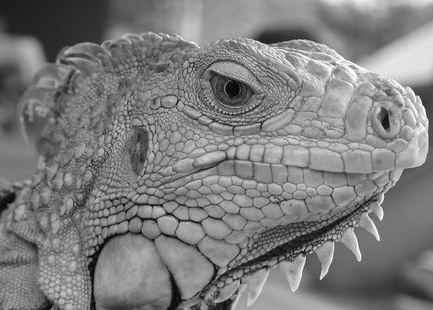
#> input picture Computer-Vision-main/hw4/iguana.png, 433 x 310 px; the run also reads 1 picture not shown here
$ jupyter execute hw4.ipynb   (shell and % lines are left out)   (older library calls are emulated)
#> lines starting #> are read from the running program, lines starting #| are printed output that depends on the picture
### Computer-Vision-main/hw4/edge.py
import numpy as np
import math
from collections import deque

def conv(image, kernel):
    """ An implementation of convolution filter.

    This function uses element-wise multiplication and np.sum()
    to efficiently compute weighted sum of neighborhood at each
    pixel.

    Args -
        image: numpy array of shape (Hi, Wi).
        kernel: numpy array of shape (Hk, Wk).

    Returns -
        out: numpy array of shape (Hi, Wi).
    """
    Hi, Wi = image.shape
    Hk, Wk = kernel.shape
    out = np.zeros((Hi, Wi))

    # For this assignment, we will use edge values to pad the images.
    # Zero padding will make derivatives at the image boundary very big,
    # whereas we want to ignore the edges at the boundary.
    pad_width0 = Hk // 2
    pad_width1 = Wk // 2
    pad_width = ((pad_width0,pad_width0),(pad_width1,pad_width1))
    padded = np.pad(image, pad_width, mode='edge')

    # flip the kernel horizontally and vertically
    kernel = np.flip(kernel, 1)
    kernel = np.flip(kernel, 0)

    for m in range(Hi):
        for n in range(Wi):
            out[m, n] =  np.sum(padded[m: m+Hk, n: n+Wk] * kernel)

    ### YOUR CODE HERE
    pass
    ### END YOUR CODE

    return out

def gaussian_kernel(size, sigma):
    """ Implementation of Gaussian Kernel.

    This function follows the gaussian kernel formula,
    and creates a kernel matrix.

    Hints:
    - Use np.pi and np.exp to compute pi and exp.

    Args:
        size: int of the size of output matrix.
        sigma: float of sigma to calculate kernel.

    Returns:
        kernel: numpy array of shape (size, size).
    """
    x= sigma

    kernel = np.zeros((size, size))
    k = int((size-1)/2)
    conster = 1/(2*math.pi*x**2)

    for i in range(size):
        for j in range(size):
            kernel[i][j] = conster*math.exp((-(i-k)**2-(j-k)**2)/(2*x**2))

    ### YOUR CODE HERE
    pass
    ### END YOUR CODE

    return kernel

def partial_x(image):
    """ Computes partial x-derivative of input img.

    Hints:
        - You may use the conv function in defined in this file.

    Args:
        image: numpy array of shape (H, W).
    Returns:
        out: x-derivative image.
    """
    D = np.array([[0.5, 0, -0.5]])

    out = None
    #Hi,Wi = image.shape
    #out = np.zeros(Hi,Wi)

    out = conv(image,D)

    ### YOUR CODE HERE
    pass
    ### END YOUR CODE

    return out

def partial_y(image):
    """ Computes partial y-derivative of input img.

    Hints:
        - You may use the conv function in defined in this file.

    Args:
        image: numpy array of shape (H, W).
    Returns:
        out: y-derivative image.
    """


    ### YOUR CODE HERE
    D = np.array([[0.5],[0], [-0.5]])


    out = None
    out = conv(image,D)
    ### END YOUR CODE

    return out

def gradient(image):
    """ Returns gradient magnitude and direction of input img.

    Args:
        image: Grayscale image. Numpy array of shape (H, W).

    Returns:
        G: Magnitude of gradient at each pixel in img.
            Numpy array of shape (H, W).
        theta: Direction(in degrees, 0 <= theta < 360) of gradient
            at each pixel in img. Numpy array of shape (H, W).

    Hints:
        - Use np.sqrt and np.arctan2 to calculate square root and arctan
    """
    Hg, Wg = image.shape
    G = np.zeros(image.shape)
    theta = np.zeros(image.shape)

    Gx = partial_x(image)
    Gy = partial_y(image)

    for i in range(Hg):
        for j in range(Wg):
            G[i][j] = np.sqrt(pow(Gx[i][j],2) + pow(Gy[i][j],2))

    for i in range(Hg):
        for j in range(Wg):
            theta[i][j] = (np.arctan2(Gy[i][j],Gx[i][j]) * 180/math.pi +180)%360


    ### YOUR CODE HERE
    pass
    ### END YOUR CODE

    return G, theta


def non_maximum_suppression(G, theta):
    """ Performs non-maximum suppression.

    This function performs non-maximum suppression along the direction
    of gradient (theta) on the gradient magnitude image (G).

    Args:
        G: gradient magnitude image with shape of (H, W).
        theta: direction of gradients with shape of (H, W).

    Returns:
        out: non-maxima suppressed image.
    """
    H, W = G.shape
    out = np.zeros((H, W))

    # Round the gradient direction to the nearest 45 degrees
    theta = np.floor((theta + 22.5) / 45) * 45

    theta = theta / 180 * np.pi
    dx = ((np.cos(theta) + 0.5) // 1).astype(int)
    dy = ((np.sin(theta) + 0.5) // 1).astype(int)
    padded = np.pad(G, ((1, 1), (1, 1)), mode='constant')
    i = np.indices((H, W)) + 1
    query = (G >= padded[i[0] + dy, i[1] + dx]) & (G >= padded[i[0] - dy, i[1] - dx])
    out[query] = G[query]


    ### BEGIN YOUR CODE

    #pass
    ### END YOUR CODE

    return out

def double_thresholding(img, high, low):
    """
    Args:
        img: numpy array of shape (H, W) representing NMS edge response.
        high: high threshold(float) for strong edges.
        low: low threshold(float) for weak edges.

    Returns:
        strong_edges: Boolean array which represents strong edges.
            Strong edges are the pixels with the values greater than
            the higher threshold.
        weak_edges: Boolean array representing weak edges.
            Weak edges are the pixels with the values smaller or equal to the
            higher threshold and greater than the lower threshold.
    """
    Hi,Wi = img.shape
    strong_edges = np.zeros(img.shape, dtype=np.bool)
    weak_edges = np.zeros(img.shape, dtype=np.bool)
    for i in range(Hi):
        for j in range(Wi):
            if (img[i][j] > high):
                strong_edges[i][j] = True
            elif (low < img[i][j] < high):
                weak_edges[i][j] = True
            else :
                strong_edges[i][j] = False
                weak_edges[i][j] = False


    ### YOUR CODE HERE
    pass
    ### END YOUR CODE

    return strong_edges, weak_edges


def get_neighbors(y, x, H, W):
    """ Return indices of valid neighbors of (y, x).

    Return indices of all the valid neighbors of (y, x) in an array of
    shape (H, W). An index (i, j) of a valid neighbor should satisfy
    the following:
        1. i >= 0 and i < H
        2. j >= 0 and j < W
        3. (i, j) != (y, x)

    Args:
        y, x: location of the pixel.
        H, W: size of the image.
    Returns:
        neighbors: list of indices of neighboring pixels [(i, j)].
    """
    neighbors = []

    for i in (y-1, y, y+1):
        for j in (x-1, x, x+1):
            if i >= 0 and i < H and j >= 0 and j < W:
                if (i == y and j == x):
                    continue
                neighbors.append((i, j))

    return neighbors

def link_edges(strong_edges, weak_edges):
    """ Find weak edges connected to strong edges and link them.

    Iterate over each pixel in strong_edges and perform breadth first
    search across the connected pixels in weak_edges to link them.
    Here we consider a pixel (a, b) is connected to a pixel (c, d)
    if (a, b) is one of the eight neighboring pixels of (c, d).

    Args:
        strong_edges: binary image of shape (H, W).
        weak_edges: binary image of shape (H, W).

    Returns:
        edges: numpy boolean array of shape(H, W).
    """

    H, W = strong_edges.shape
    indices = np.stack(np.nonzero(strong_edges)).T
    edges = np.zeros((H, W), dtype=np.bool)

    # Make new instances of arguments to leave the original
    # references intact
    weak_edges = np.copy(weak_edges)
    edges = np.copy(strong_edges)

    for y in range(H):
        for x in range(W):
            if strong_edges[y, x]:
                q = deque([(y, x)])
                while len(q) > 0:
                    i, j = q.pop()
                    for i1, j1 in get_neighbors(i, j, H, W):
                        if weak_edges[i1, j1] and not edges[i1, j1]:
                            edges[i1, j1] = True
                            q.appendleft((i1, j1))


    ### YOUR CODE HERE
    pass
    ### END YOUR CODE

    return edges

def canny(img, kernel_size=5, sigma=1.4, high=20, low=15):
    """ Implement canny edge detector by calling functions above.

    Args:
        img: binary image of shape (H, W).
        kernel_size: int of size for kernel matrix.
        sigma: float for calculating kernel.
        high: high threshold for strong edges.
        low: low threashold for weak edges.
    Returns:
        edge: numpy array of shape(H, W).
    """
    kernel = gaussian_kernel(kernel_size, sigma)
    smoothed = conv(img, kernel)
    G, theta = gradient(smoothed)

    out = non_maximum_suppression(G,theta)
    strong_edges, weak_edges = double_thresholding(out, high, low)
    edge = link_edges(strong_edges, weak_edges)
    ### YOUR CODE HERE
    pass
    ### END YOUR CODE

    return edge


def hough_transform(img):
    """ Transform points in the input image into Hough space.

    Use the parameterization:
        rho = x * cos(theta) + y * sin(theta)
    to transform a point (x,y) to a sine-like function in Hough space.

    Args:
        img: binary image of shape (H, W).

    Returns:
        accumulator: numpy array of shape (m, n).
        rhos: numpy array of shape (m, ).
        thetas: numpy array of shape (n, ).
    """
    # Set rho and theta ranges
    W, H = img.shape
    diag_len = int(np.ceil(np.sqrt(W * W + H * H)))
    rhos = np.linspace(-diag_len, diag_len, diag_len * 2.0 + 1)
    thetas = np.deg2rad(np.arange(-90.0, 90.0))

    # Cache some reusable values
    cos_t = np.cos(thetas)
    sin_t = np.sin(thetas)
    num_thetas = len(thetas)

    # Initialize accumulator in the Hough space
    accumulator = np.zeros((2 * diag_len + 1, num_thetas), dtype=np.uint64)
    ys, xs = np.nonzero(img)

    # Transform each point (x, y) in image
    # Find rho corresponding to values in thetas
    # and increment the accumulator in the corresponding coordiate.
    ### YOUR CODE HERE
    r = xs.reshape(-1, 1) * cos_t.reshape(1, -1) + ys.reshape(-1, 1) * sin_t.reshape(1, -1)
    r = (r.reshape(-1) + diag_len).astype(int)
    np.add.at(accumulator, (r, np.tile(np.arange(len(thetas)), len(xs))), 1)
    ### END YOUR CODE

    return accumulator, rhos, thetas

### Computer-Vision-main/hw4/hw4.ipynb
# Computer Vision
# Jacobs University Bremen
# Fall 2022
# Homework 4

*This notebook includes both coding and written questions. Please hand in this notebook file with all the outputs and your answers to the written questions.*

This assignment covers Canny edge detector and Hough transform.

[cell 1]
# Setup
import numpy as np
import matplotlib.pyplot as plt
import matplotlib.image as mpimg
from time import time
from skimage import io

from __future__ import print_function

plt.rcParams['figure.figsize'] = (15.0, 12.0) # set default size of plots
plt.rcParams['image.interpolation'] = 'nearest'
plt.rcParams['image.cmap'] = 'gray'

# for auto-reloading extenrnal modules

from warnings import filterwarnings
filterwarnings(action='ignore', category=DeprecationWarning, message='`np.bool` is a deprecated alias')

## Part 1: Canny Edge Detector (75 points)
In this part, you are going to implement a Canny edge detector. The Canny edge detection algorithm can be broken down in to five steps, as outlined:
1. Smoothing
2. Finding gradients
3. Non-maximum suppression
4. Double thresholding
5. Edge tracking by hysterisis

### 1.1 Smoothing (10 points)
#### Implementation (5 points)
We first smooth the input image by convolving it with a Gaussian kernel. The equation for a Gaussian kernel of size $(2k+1)\times(2k+1)$ is given by:

$$h_{ij}=\frac{1}{2\pi\sigma^2}\exp{\Bigl(-\frac{(i-k)^2+(j-k)^2}{2\sigma^2}\Bigr)}, 0\leq i,j < 2k+1$$

Implement **`gaussian_kernel`** in `edge.py` and run the code below.

[cell 2]
from edge import conv, gaussian_kernel

# Define 3x3 Gaussian kernel with std = 1
kernel = gaussian_kernel(3, 1)
kernel_test = np.array(
    [[ 0.05854983, 0.09653235, 0.05854983],
     [ 0.09653235, 0.15915494, 0.09653235],
     [ 0.05854983, 0.09653235, 0.05854983]]
)

# Test Gaussian kernel
if not np.allclose(kernel, kernel_test):
    print('Incorrect values! Please check your implementation.')

[cell 3]
# Test with different kernel_size and sigma
kernel_size = 5
sigma = 1.4

# Load image
img = io.imread('iguana.png', as_gray=True)

# Define 5x5 Gaussian kernel with std = sigma
kernel = gaussian_kernel(kernel_size, sigma)

# Convolve image with kernel to achieve smoothed effect
smoothed = conv(img, kernel)

plt.subplot(1,2,1)
plt.imshow(img)
plt.title('Original image')
plt.axis('off')

plt.subplot(1,2,2)
plt.imshow(smoothed)
plt.title('Smoothed image')
plt.axis('off')

plt.show()

#### Question (5 points)
What is the effect of changing kernel_size and sigma?

The smaller the kernel size and sigma, the sharper the image is as it takes a weighted sum of a smaller area around the image making it more accurate (or less averaged), and vice versa.

**Your Answer:** Write your solution in this markdown cell.

### 1.2 Finding gradients (15 points)
The gradient of a 2D scalar function $I:\mathbb{R}^2\rightarrow{\mathbb{R}}$ in Cartesian coordinate is defined by:

$$\nabla{I(x,y)}=\bigl[\frac{\partial{I}}{\partial{x}},\frac{\partial{I}}{\partial{y}}\bigr],$$

where

$$
\frac{\partial{I(x,y)}}{\partial{x}}=\lim_{\Delta{x}\to{0}}\frac{I(x+\Delta{x},y)-I(x,y)}{\Delta{x}} \\
\frac{\partial{I(x,y)}}{\partial{y}}=\lim_{\Delta{y}\to{0}}\frac{I(x,y+\Delta{y})-I(x,y)}{\Delta{y}}.
$$

In case of images, we can approximate the partial derivatives by taking differences at one pixel intervals:

$$
\frac{\partial{I(x,y)}}{\partial{x}}\approx{\frac{I(x+1,y)-I(x-1,y)}{2}} \\
\frac{\partial{I(x,y)}}{\partial{y}}\approx{\frac{I(x,y+1)-I(x,y-1)}{2}}
$$

Note that the partial derivatives can be computed by convolving the image $I$ with some appropriate kernels $D_x$ and $D_y$:

$$
\frac{\partial{I}}{\partial{x}}\approx{I*D_x}=G_x \\
\frac{\partial{I}}{\partial{y}}\approx{I*D_y}=G_y
$$

#### Implementation (5 points)
Find the kernels $D_x$ and $D_y$ and implement **`partial_x`** and **`partial_y`** using `conv` defined in `edge.py`.

*-Hint: Remember that convolution flips the kernel.*

[cell 4]
from edge import partial_x, partial_y

# Test input
I = np.array(
    [[0, 0, 0],
     [0, 1, 0],
     [0, 0, 0]]
)

# Expected outputs
I_x_test = np.array(
    [[ 0,   0,   0],
     [ 0.5, 0, -0.5],
     [ 0,   0,   0]]
)

I_y_test = np.array(
    [[ 0, 0.5, 0],
     [ 0, 0, 0],
     [ 0, -0.5, 0]]
)

# Compute partial derivatives
I_x = partial_x(I)
I_y = partial_y(I)

# Test correctness of partial_x and partial_y
if not np.all(I_x == I_x_test):
    print('partial_x incorrect')

if not np.all(I_y == I_y_test):
    print('partial_y incorrect')

[cell 5]
# Compute partial derivatives of smoothed image
Gx = partial_x(smoothed)
#> after the loop in conv (call 4), `for m in range(Hi):`:
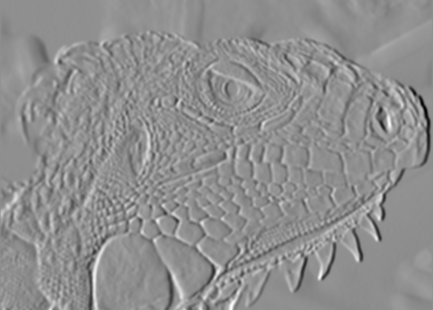
#> out: shape (310, 433) float64; min -0.155, max 0.122, mean 0.000203; drawn with min black and max white
Gy = partial_y(smoothed)
#> after the loop in conv (call 5), `for m in range(Hi):`:
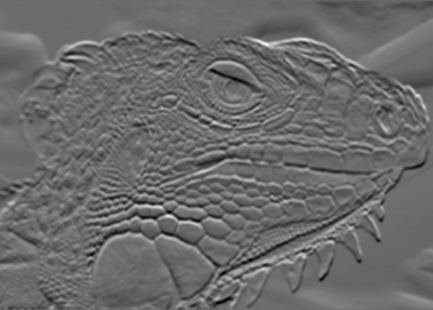
#> out: shape (310, 433) float64; min -0.112, max 0.154, mean -0.00018; drawn with min black and max white

plt.subplot(1,2,1)
plt.imshow(Gx)
plt.title('Derivative in x direction')
plt.axis('off')

plt.subplot(1,2,2)
plt.imshow(Gy)
plt.title('Derivative in y direction')
plt.axis('off')

plt.show()

#### Question (5 points)
What is the reason for performing smoothing prior to computing the gradients?

Smoothing is used so that only prominent/actual edges are detected by the edge detector rather than surface roughness and noise (making it less sensitive to noise).

#### Implementation (5 points)
Now, we can compute the magnitude and direction of gradient with the two partial derivatives:

$$
G = \sqrt{G_{x}^{2}+G_{y}^{2}} \\
\Theta = arctan\bigl(\frac{G_{y}}{G_{x}}\bigr)
$$

Implement **`gradient`** in `edge.py` which takes in an image and outputs $G$ and $\Theta$.

[cell 6]
from edge import gradient

G, theta = gradient(smoothed)
#> after the loop in gradient, `for i in range(Hg):`:
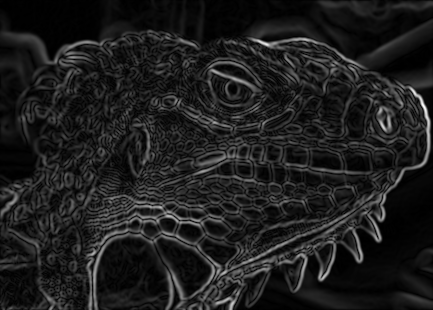
#> G: shape (310, 433) float64; min 0, max 0.171, mean 0.0204; drawn with min black and max white
#> after the loop in gradient, `for i in range(Hg):`:
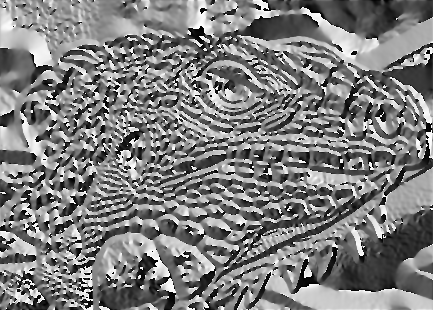
#> theta: shape (310, 433) float64; min 0, max 360, mean 178.6; drawn with min black and max white

if not np.all(G >= 0):
    print('Magnitude of gradients should be non-negative.')

if not np.all((theta >= 0) * (theta < 360)):
    print('Direction of gradients should be in range 0 <= theta < 360')

plt.imshow(G)
print()
plt.title('Gradient magnitude')
plt.axis('off')
plt.show()

[cell 7]
from edge import non_maximum_suppression

# Test input
g = np.array(
    [[0.4, 0.5, 0.6],
     [0.3, 0.5, 0.7],
     [0.4, 0.5, 0.6]]
)

# Print out non-maximum suppressed output
# varying theta
for angle in range(0, 180, 45):
    print('Thetas:', angle)
    t = np.ones((3, 3)) * angle # Initialize theta
    print(non_maximum_suppression(g, t))

### 1.3 Non-maximum suppression (15 points)
You should be able to see that the edges extracted from the gradient of the smoothed image are quite thick and blurry. The purpose of this step is to convert the "blurred" edges into "sharp" edges. Basically, this is done by preserving all local maxima in the gradient image and discarding everything else. The algorithm is for each pixel (x,y) in the gradient image:
1. Round the gradient direction $\Theta[y,x]$ to the nearest 45 degrees, corresponding to the use of an 8-connected neighbourhood.

2. Compare the edge strength of the current pixel with the edge strength of the pixel in the positive and negative gradient directions. For example, if the gradient direction is south (theta=90), compare with the pixels to the north and south.

3. If the edge strength of the current pixel is the largest; preserve the value of the edge strength. If not, suppress (i.e. remove) the value.

Implement **`non_maximum_suppression`** in `edge.py`.

We provide the correct output and the difference between it and your result for debugging purposes.  If you see white spots in the Difference image, you should check your implementation.

[cell 8]
nms = non_maximum_suppression(G, theta)
#> in non_maximum_suppression (call 5), `dx = ((np.cos(theta) + 0.5) // 1).astype(int)`:
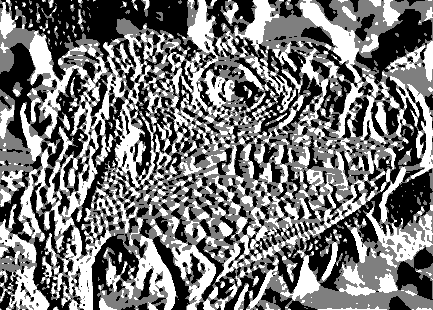
#> dx: shape (310, 433) int64; min -1, max 1, mean -0.0671; drawn with min black and max white
#> in non_maximum_suppression (call 5), `dy = ((np.sin(theta) + 0.5) // 1).astype(int)`:
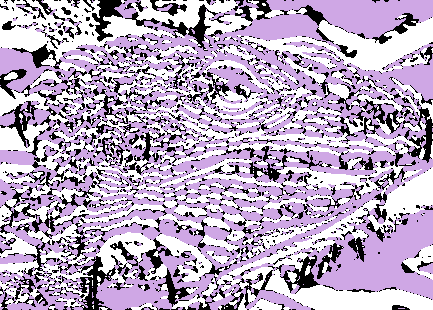
#> dy: shape (310, 433) int64; 3 distinct labels, from -1 to 1; one colour per label, 0 black, -1 white
#> in non_maximum_suppression (call 5), `query = (G >= padded[i[0] + dy, i[1] + dx]) & (G >= padded[i[0] - dy, ..`:
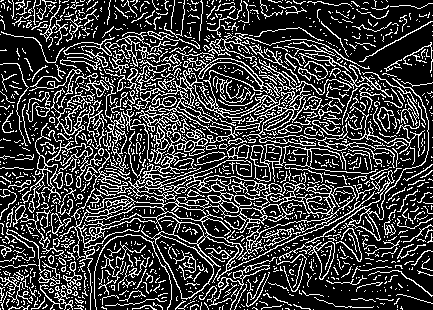
#> query: shape (310, 433) bool; 24.3% white in thin lines or dots
plt.imshow(nms)
plt.title('Non-maximum suppressed')
plt.axis('off')
plt.show()

plt.subplot(1, 3, 1)
plt.imshow(nms)
plt.axis('off')
plt.title('Your result')

plt.subplot(1, 3, 2)
reference = np.load('references/iguana_non_max_suppressed.npy')
#> (reads Computer-Vision-main/hw4/references/iguana_non_max_suppressed.npy from the repository)
plt.imshow(reference)
plt.axis('off')
plt.title('Reference')

plt.subplot(1, 3, 3)
plt.imshow(nms - reference)
plt.title('Difference')
plt.axis('off')
plt.show()

### 1.4 Double Thresholding (20 points)

The edge-pixels remaining after the non-maximum suppression step are (still) marked with their strength pixel-by-pixel. Many of these will probably be true edges in the image, but some may be caused by noise or color variations, for instance, due to rough surfaces. The simplest way to discern between these would be to use a threshold, so that only edges stronger that a certain value would be preserved. The Canny edge detection algorithm uses double thresholding. Edge pixels stronger than the high threshold are marked as strong; edge pixels weaker than the low threshold are suppressed and edge pixels between the two thresholds are marked as weak.

Implement **`double_thresholding`** in `edge.py`

[cell 9]
from edge import double_thresholding

low_threshold = 0.02
high_threshold = 0.03

strong_edges, weak_edges = double_thresholding(nms, high_threshold, low_threshold)
#> after the loop in double_thresholding, `for i in range(Hi):`:
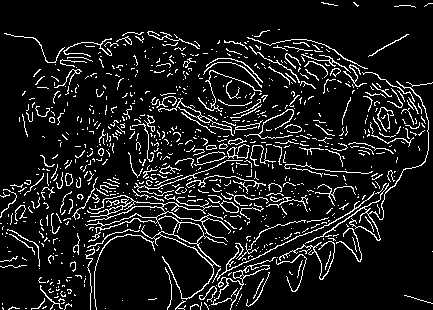
#> strong_edges: shape (310, 433) bool; 10.2% white in thin lines or dots
#> after the loop in double_thresholding, `for i in range(Hi):`:
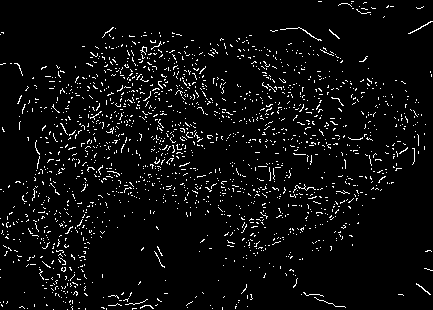
#> weak_edges: shape (310, 433) bool; 4.7% white in thin lines or dots
assert(np.sum(strong_edges & weak_edges) == 0)

edges=strong_edges * 1.0 + weak_edges * 0.5

plt.subplot(1,2,1)
plt.imshow(strong_edges)
plt.title('Strong Edges')
plt.axis('off')

plt.subplot(1,2,2)
plt.imshow(edges)
plt.title('Strong+Weak Edges')
plt.axis('off')

plt.show()

### 1.5 Edge tracking (15 points)

Strong edges are interpreted as “certain edges”, and can immediately be included in the final edge image. Weak edges are included if and only if they are connected to strong edges. The logic is of course that noise and other small variations are unlikely to result in a strong edge (with proper adjustment of the threshold levels). Thus strong edges will (almost) only be due to true edges in the original image. The weak edges can either be due to true edges or noise/color variations. The latter type will probably be distributed independently of edges on the entire image, and thus only a small amount will be located adjacent to strong edges. Weak edges due to true edges are much more likely to be connected directly to strong edges.

Implement **`link_edges`** in `edge.py`.

We provide the correct output and the difference between it and your result for debugging purposes.  If you see white spots in the Difference image, you should check your implementation.

[cell 10]
from edge import get_neighbors, link_edges

test_strong = np.array(
    [[1, 0, 0, 0],
     [0, 0, 0, 0],
     [0, 0, 0, 0],
     [0, 0, 0, 1]],
    dtype=np.bool
)

test_weak = np.array(
    [[0, 0, 0, 1],
     [0, 1, 0, 0],
     [1, 0, 0, 0],
     [0, 0, 1, 0]],
    dtype=np.bool
)

test_linked = link_edges(test_strong, test_weak)

plt.subplot(1, 3, 1)
plt.imshow(test_strong)
plt.title('Strong edges')

plt.subplot(1, 3, 2)
plt.imshow(test_weak)
plt.title('Weak edges')

plt.subplot(1, 3, 3)
plt.imshow(test_linked)
plt.title('Linked edges')
plt.show()
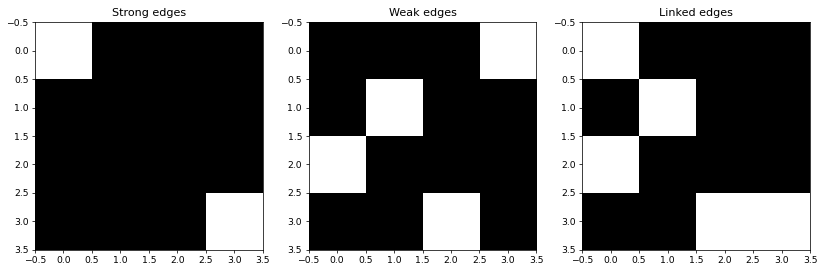
#> figure drawn by matplotlib, 3 panels

[cell 11]
edges = link_edges(strong_edges, weak_edges)
#> (the rest of the program and of its run is left out)
